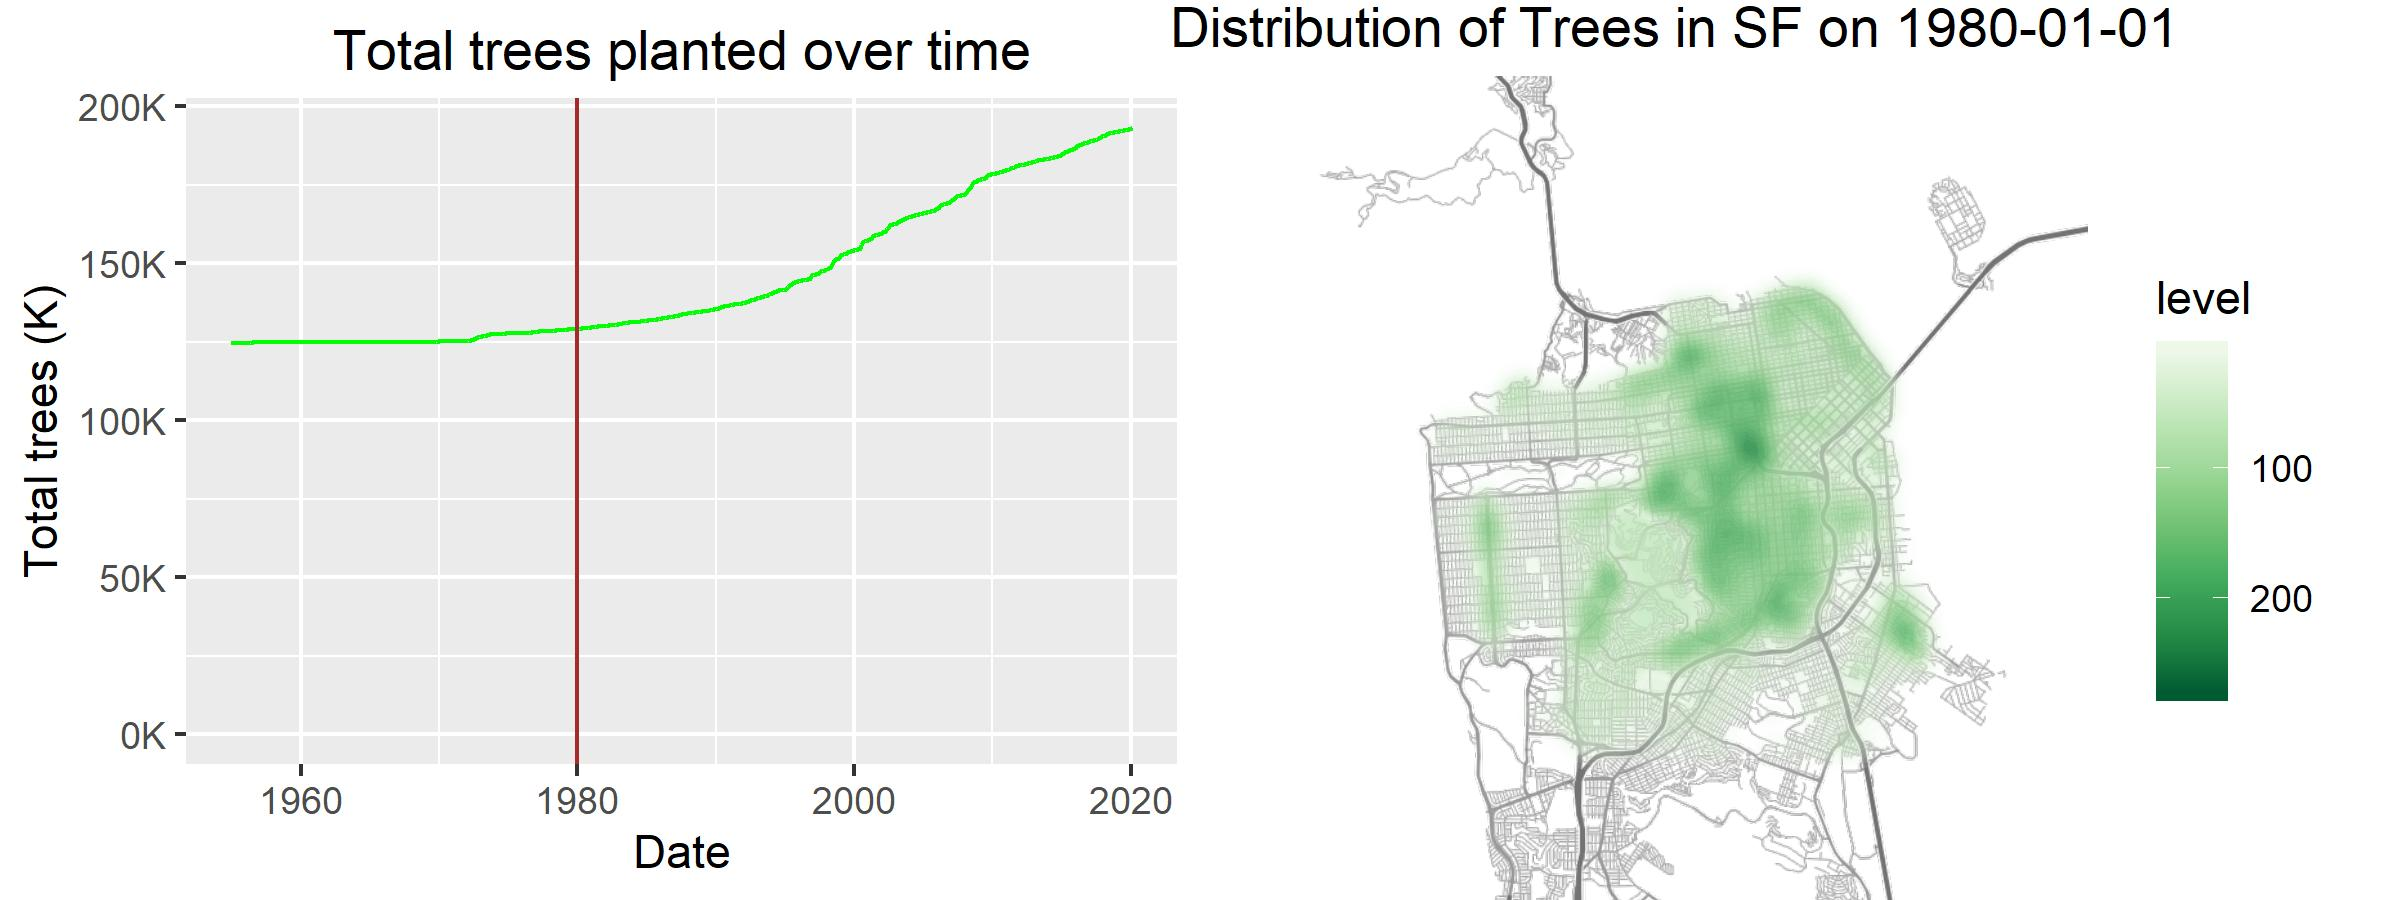

This chart was generated by the following R code:
library(ggmap)
library(dplyr)
library(tidyquant)
library(scales) 
library(tidyr)
library(ggpubr)

# Read in data
sf_trees <- readr::read_csv('https://raw.githubusercontent.com/rfordatascience/tidytuesday/master/data/2020/2020-01-28/sf_trees.csv')  %>%
  mutate(date = replace_na(date, "1955-01-01"))
# Fill in missing dates with latest possible date

# Pick a date of interest.
# TO DO: Make this script into a shiny app and have this be a selector
up_to_date <- "1980-01-01"

#### Visualize trees on map that were planted before the selected date

# Filter data
sf_visual_df <- sf_trees %>% filter(date<up_to_date)

# Get base map
# Requires Google Map API Access see:
# https://www.rdocumentation.org/packages/ggmap/versions/3.0.0
center <- c(lon = mean(sf_trees$longitude,na.rm=TRUE), lat = mean(sf_trees$latitude,na.rm=TRUE))
sf_map <- qmap(center, zoom = 12, source = "stamen", maptype = "terrain-lines")

#plot args
map_title <- paste("Distribution of Trees in SF on",up_to_date)

# Construct tree map
tree_map <- sf_map  +
  stat_density2d(
    aes(x = longitude, y = latitude, fill = ..level..),
    size = 0.01, bins = 30, data = sf_visual_df,
    geom = "polygon", alpha=0.1
  ) +
  scale_fill_distiller(palette = 'Greens', trans = "reverse") + 
  ggtitle(map_title) + 
  theme(plot.title = element_text(vjust=0.5,hjust=0.5))

#### Plot Cumulative Number of Trees with vertical line at selected date

# Calculate cumulative number of trees
sf_cumsum_trees <- sf_trees %>% select("tree_id","date") %>% 
                             arrange(date) %>%
                             group_by(date) %>% tally() %>%
                             mutate(total_trees = cumsum(n))

# Plot arguments
trees <- nrow(sf_trees) # Number of trees for axis max
scaleFUN <- function(x) sprintf("%.0fK", x/1000) # custom formatting function

# Plot
tree_total <- ggplot(data=sf_cumsum_trees, aes(x=as.POSIXct(date), y=total_trees,color="green")) +
  geom_line(color="green") + scale_y_continuous(limits = c(0,trees), 
                                   labels = scaleFUN) + 
  geom_vline(xintercept = as.POSIXct(up_to_date),color="brown") +
  xlab("Date") + ylab("Total trees (K)") +
  ggtitle("Total trees planted over time") + 
  theme(plot.title = element_text(vjust=0.5,hjust=0.5))

sf_tree_fig <- ggarrange(tree_total, tree_map,
                    labels = c("", ""),
                    ncol = 2, nrow = 1)

ggsave(filename="sf_trees_20200128.jpg", width=8, height=3, plot=sf_tree_fig)
